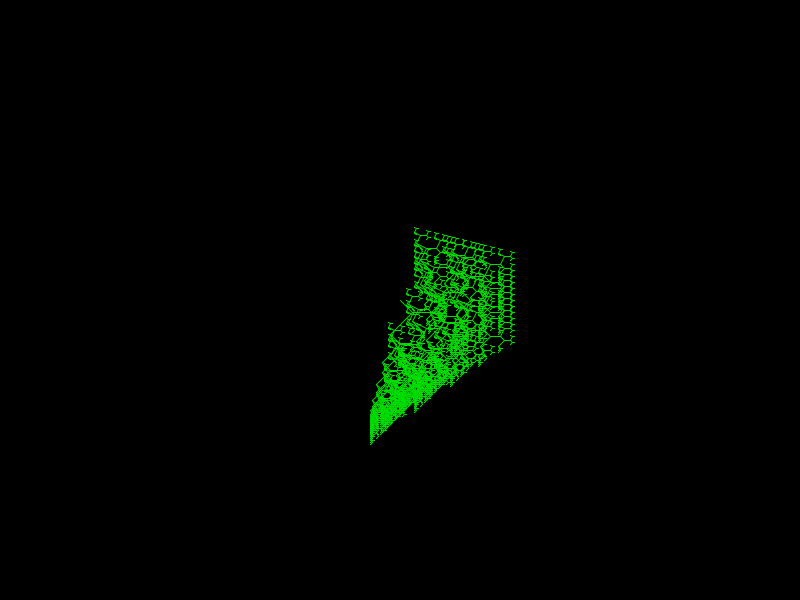
Frame 1 (no input)
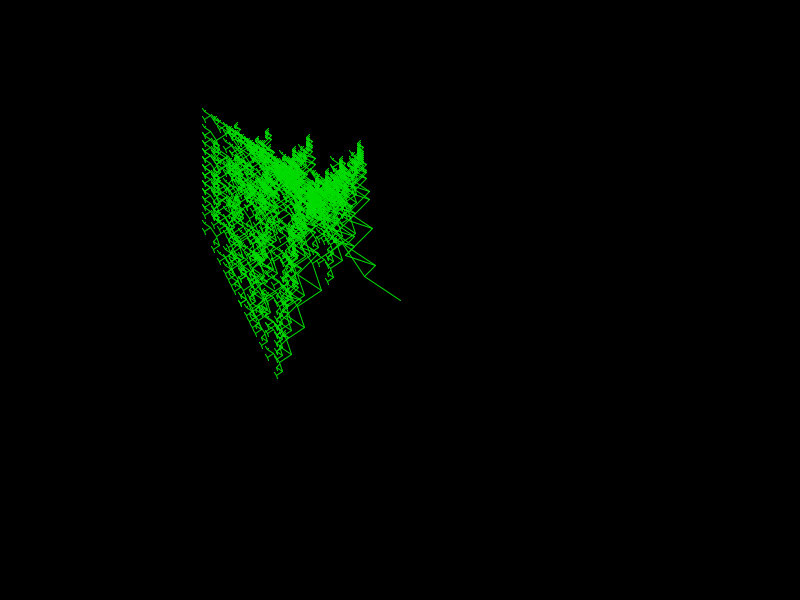
Frame 60 (the mouse pressed at the canvas centre just before this capture)
Frame 120 (the mouse held since frame 60 and released just before this capture): identical to frame 1, image omitted

The Processing sketch that drew these frames (run headless with seeded random() and noise(); from frame 60 on, the mouse is pressed at the canvas centre):

// Processing sketch: biomorphs_00
// ── biomorphs_00.pde
int[] dx=new int[]{-2,1,2,1,-2,1,0,1};
int[] dy=new int[]{2,1,0,-2,-1,1,0,2};

// --- function space --- //
void bmtree(int x,int y,int len,int dir){
  int xnew,ynew;
  if(dir<0){dir=dir+8;}
  if(dir>=8){dir=dir-8;}
  xnew=x+len*dx[dir];
  ynew=y+len*dy[dir];
  line(x,y,xnew,ynew);
  if(len>0){
    bmtree(xnew,ynew,len-1,dir-1);
    bmtree(xnew,ynew,len-1,dir+1);
  }
}

int safeinc(int p,int step,int min,int max){
  int tmp=p+step;
  if(tmp>max){tmp=min;}
  if(tmp<min){tmp=max;}
  return tmp;
}

void mutategenes(){
  for(int i=0;i<dx.length;i++){
    dx[i]=safeinc(dx[i],1,-3,3);
    dy[i]=safeinc(dy[i],-1,-3,3);
  }
}

String dumparr(int[] arr){
  StringBuffer x=new StringBuffer();
  x.append("[ ");
  for(int i=0;i<arr.length;i++){
    x.append(arr[i]+" ");
  }
  x.append("]");
  return x.toString();
}

// --- processing specific functions --- //
void setup(){
  size(800,600);
  background(0);
  stroke(0,220,0);
  smooth();
}

void draw(){
  background(0);
  println("dx: "+dumparr(dx));
  println("dy: "+dumparr(dy));
  bmtree(width/2,height/2,12,1);
  mutategenes();
}
